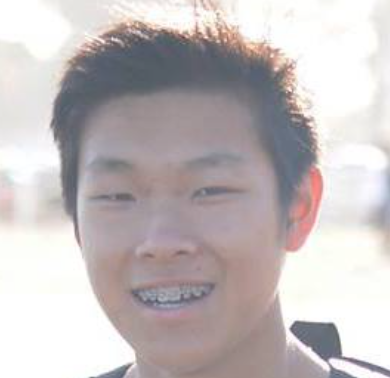
#> input picture svm_training_photos/Gilbert_0.png, 390 x 378 px; its folder holds only this picture in this run
$ python face_detect_recog.py   (older library calls are emulated)
#> lines starting #> are read from the running program, lines starting #| are printed output that depends on the picture
### pattern_recog_func.py
from __future__ import print_function, division
import numpy as np

import matplotlib.pyplot as plt
import matplotlib.image as mpimg

import cv2

from sklearn.decomposition import PCA
from sklearn import svm

from scipy.interpolate import interp2d, RectBivariateSpline

import os

def interpol_im(im, dim1 = 8, dim2 = 8, plot_new_im = False, cmap = 'binary', grid_off = False):

    if((len(im.shape)) == 3):
        im = im[:, :, 0]

    x = np.arange(im.shape[1])
    y = np.arange(im.shape[0])

    f2d = interp2d(x, y, im)

    x_new = np.linspace(0, im.shape[1], dim1)
    y_new = np.linspace(0, im.shape[0], dim2)

    new_im = f2d(x_new, y_new)
    if(plot_new_im):
        plt.grid("on")
        if(grid_off):
            plt.grid("off")
        plt.imshow(new_im, cmap = cmap)
        plt.show()

    new_im_flat = new_im.flatten()
    return new_im, new_im_flat

# [39 lines left out: functions pca_svm_pred, pca_X, rescale_pixel, svm_train, not called in this run]

def load_images(folder):
#> called with folder = 'svm_training_photos'
    images = []
    targets = []
    for filename in os.listdir(folder):
        if "Janet" in filename:
            targets.append(1)
        if "Gilbert" in filename:
            targets.append(0)
        if "Luke" in filename:
            targets.append(2)
        img = cv2.imread(os.path.join(folder, filename))
#> img is the input picture: shape (378, 390, 3); mean B, G, R 189.4, 188.5, 195.7
        if img is not None:
            images.append(img)
    return (images, targets)

def crop_and_interpool_image(image):
    cascPath = "haarcascade_frontalface_default.xml"
    faceCascade = cv2.CascadeClassifier(cascPath)

    gray = cv2.cvtColor(image, cv2.COLOR_BGR2GRAY)
    faces = faceCascade.detectMultiScale(
                                     gray,
                                     scaleFactor=1.1,
                                     minNeighbors=5,
                                     minSize=(30, 30),
                                     flags = cv2.CASCADE_SCALE_IMAGE
                                     )

    for (x, y, w, h) in faces:
        image = image[y:y+h, x:x+w]
    image, image_flattened = interpol_im(image, 45, 60)
    return image_flattened

# [44 lines left out: functions leave_one_out_test, detect_three_faces, not called in this run]

### face_detect_recog.py
from __future__ import print_function, division
import pattern_recog_func as prf
import matplotlib.pyplot as plt
import matplotlib.image as mpimg

import cv2

import numpy as np

if __name__ == "__main__":
    names_dict = {2: "Luke", 0: "Gilbert", 1: "Janet"}

    print("Loading images...")

    images, y = prf.load_images("svm_training_photos")
#> images = 1 item; y = [0]

    images = np.array(images)
    y = np.array(y)

    print("Cropping and interpoolating images...")

    for i in range(len(images)):
#> (the run stopped early here; a loop or call above may not have finished)

$ run again, on svm_training_photos/Gilbert_13.png
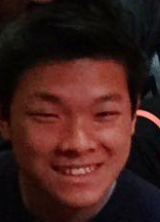
#> input picture svm_training_photos/Gilbert_13.png, 160 x 222 px
#> in load_images, img is the input picture: shape (222, 160, 3); mean B, G, R 27.9, 31.4, 63.3
#> images = 1 item; y = [0]

$ run again, on svm_training_photos/Gilbert_14.png
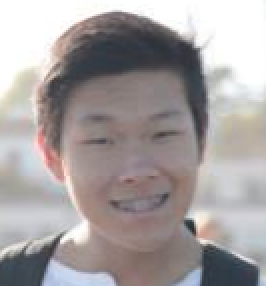
#> input picture svm_training_photos/Gilbert_14.png, 133 x 143 px (shown 2 times larger)
#> in load_images, img is the input picture: shape (143, 133, 3); mean B, G, R 160.5, 160.4, 166.4
#> images = 1 item; y = [0]

$ run again, on svm_training_photos/Gilbert_15.png
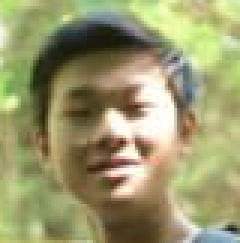
#> input picture svm_training_photos/Gilbert_15.png, 80 x 81 px (shown 3 times larger)
#> in load_images, img is the input picture: shape (81, 80, 3); mean B, G, R 109.1, 152.3, 154.6
#> images = 1 item; y = [0]

$ run again, on svm_training_photos/Gilbert_1.png
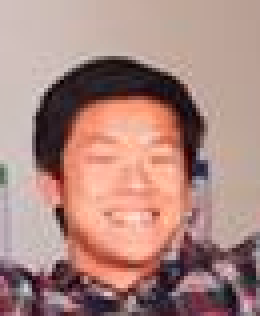
#> input picture svm_training_photos/Gilbert_1.png, 65 x 79 px (shown 4 times larger)
#> in load_images, img is the input picture: shape (79, 65, 3); mean B, G, R 128.3, 135.6, 172.3
#> images = 1 item; y = [0]
